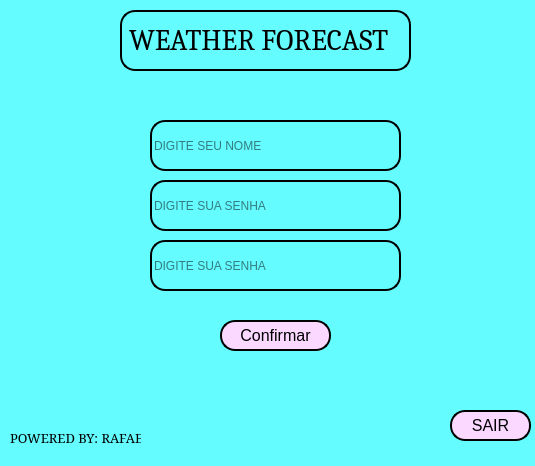
<?xml version="1.0" encoding="UTF-8"?>
<ui version="4.0">
 <class>MainWindow</class>
 <widget class="QMainWindow" name="MainWindow">
  <property name="geometry">
   <rect>
    <x>0</x>
    <y>0</y>
    <width>535</width>
    <height>466</height>
   </rect>
  </property>
  <property name="windowTitle">
   <string>MainWindow</string>
  </property>
  <property name="styleSheet">
   <string notr="true">background-color: rgb(101, 252, 255);</string>
  </property>
  <widget class="QWidget" name="centralwidget">
   <widget class="QLabel" name="labeltext0">
    <property name="geometry">
     <rect>
      <x>120</x>
      <y>10</y>
      <width>291</width>
      <height>61</height>
     </rect>
    </property>
    <property name="font">
     <font>
      <family>Cambria</family>
      <pointsize>22</pointsize>
     </font>
    </property>
    <property name="styleSheet">
     <string notr="true">background-color: rbg(255, 255, 255);
border-radius: 15px; 
border-style: outset; 
border-width: 2px;</string>
    </property>
    <property name="lineWidth">
     <number>15</number>
    </property>
    <property name="midLineWidth">
     <number>15</number>
    </property>
    <property name="text">
     <string>WEATHER FORECAST</string>
    </property>
    <property name="textFormat">
     <enum>Qt::MarkdownText</enum>
    </property>
    <property name="margin">
     <number>-1</number>
    </property>
    <property name="indent">
     <number>7</number>
    </property>
    <property name="openExternalLinks">
     <bool>false</bool>
    </property>
    <property name="buddy">
     <cstring></cstring>
    </property>
   </widget>
   <widget class="QLineEdit" name="lineEdit_2">
    <property name="geometry">
     <rect>
      <x>150</x>
      <y>120</y>
      <width>251</width>
      <height>51</height>
     </rect>
    </property>
    <property name="styleSheet">
     <string notr="true">background-color: rbg(255, 255, 255);
border-radius: 15px; 
border-style: outset; 
border-width: 2px;</string>
    </property>
    <property name="placeholderText">
     <string>DIGITE SEU NOME</string>
    </property>
   </widget>
   <widget class="QLineEdit" name="lineEdit_3">
    <property name="geometry">
     <rect>
      <x>150</x>
      <y>180</y>
      <width>251</width>
      <height>51</height>
     </rect>
    </property>
    <property name="styleSheet">
     <string notr="true">background-color: rbg(255, 255, 255);
border-radius: 15px; 
border-style: outset; 
border-width: 2px;</string>
    </property>
    <property name="echoMode">
     <enum>QLineEdit::Password</enum>
    </property>
    <property name="placeholderText">
     <string>DIGITE SUA SENHA</string>
    </property>
   </widget>
   <widget class="QLineEdit" name="lineEdit_4">
    <property name="geometry">
     <rect>
      <x>150</x>
      <y>240</y>
      <width>251</width>
      <height>51</height>
     </rect>
    </property>
    <property name="styleSheet">
     <string notr="true">background-color: rbg(255, 255, 255);
border-radius: 15px; 
border-style: outset; 
border-width: 2px;</string>
    </property>
    <property name="echoMode">
     <enum>QLineEdit::Password</enum>
    </property>
    <property name="placeholderText">
     <string>DIGITE SUA SENHA</string>
    </property>
   </widget>
   <widget class="QPushButton" name="pushButton">
    <property name="geometry">
     <rect>
      <x>220</x>
      <y>320</y>
      <width>111</width>
      <height>31</height>
     </rect>
    </property>
    <property name="font">
     <font>
      <pointsize>12</pointsize>
     </font>
    </property>
    <property name="styleSheet">
     <string notr="true">QPushButton {
background-color: rgb(250, 216, 255);
border-radius: 15px; 
border-style: outset; 
border-width: 2px;
border-color: black;
}
QPushButton:pressed {
background-color: rgb(250, 216, 255);
border-style: outset; 
border-width: 2px;
border-radius: 15px; 
border-color: white;
}</string>
    </property>
    <property name="text">
     <string>Confirmar</string>
    </property>
   </widget>
   <widget class="QLabel" name="label_2">
    <property name="geometry">
     <rect>
      <x>100</x>
      <y>130</y>
      <width>47</width>
      <height>31</height>
     </rect>
    </property>
    <property name="text">
     <string/>
    </property>
    <property name="pixmap">
     <pixmap>icon email.png</pixmap>
    </property>
   </widget>
   <widget class="QLabel" name="label_3">
    <property name="geometry">
     <rect>
      <x>100</x>
      <y>190</y>
      <width>47</width>
      <height>31</height>
     </rect>
    </property>
    <property name="text">
     <string/>
    </property>
    <property name="pixmap">
     <pixmap>icon senha.png</pixmap>
    </property>
   </widget>
   <widget class="QLabel" name="label_4">
    <property name="geometry">
     <rect>
      <x>100</x>
      <y>240</y>
      <width>47</width>
      <height>31</height>
     </rect>
    </property>
    <property name="text">
     <string/>
    </property>
    <property name="pixmap">
     <pixmap>icon senha.png</pixmap>
    </property>
   </widget>
   <widget class="QLabel" name="powerlabel">
    <property name="geometry">
     <rect>
      <x>10</x>
      <y>430</y>
      <width>131</width>
      <height>16</height>
     </rect>
    </property>
    <property name="font">
     <font>
      <family>SimSun</family>
      <pointsize>10</pointsize>
     </font>
    </property>
    <property name="text">
     <string>POWERED BY: RAFAEL</string>
    </property>
   </widget>
   <widget class="QPushButton" name="pushButton_2">
    <property name="geometry">
     <rect>
      <x>450</x>
      <y>410</y>
      <width>81</width>
      <height>31</height>
     </rect>
    </property>
    <property name="font">
     <font>
      <pointsize>12</pointsize>
     </font>
    </property>
    <property name="styleSheet">
     <string notr="true">QPushButton {
background-color: rgb(250, 216, 255);
border-radius: 15px; 
border-style: outset; 
border-width: 2px;
border-color: black;
}
QPushButton:pressed {
background-color: rgb(250, 216, 255);
border-style: outset; 
border-width: 2px;
border-radius: 15px; 
border-color: white;
}</string>
    </property>
    <property name="text">
     <string>SAIR</string>
    </property>
   </widget>
   <widget class="QLabel" name="label">
    <property name="geometry">
     <rect>
      <x>180</x>
      <y>300</y>
      <width>201</width>
      <height>20</height>
     </rect>
    </property>
    <property name="text">
     <string/>
    </property>
   </widget>
  </widget>
  <widget class="QStatusBar" name="statusbar"/>
 </widget>
 <resources/>
 <connections/>
</ui>
